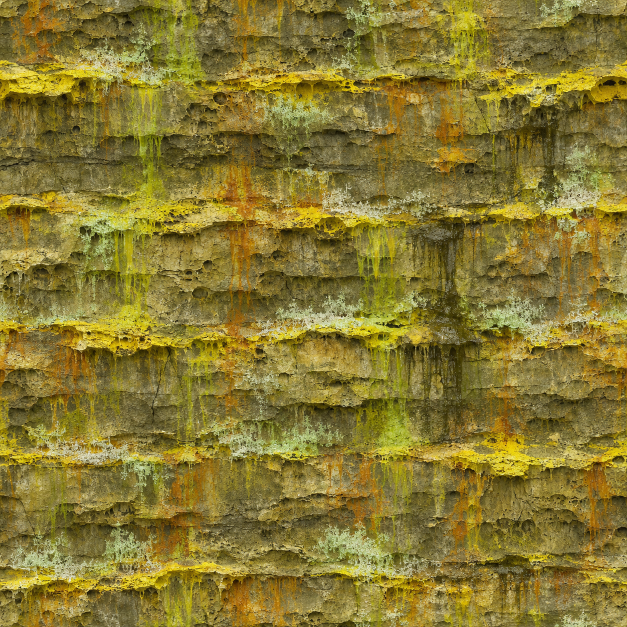
#> input picture art-source/voids/toxic/toxic-wall.png, 1254 x 1254 px, found by its file name (shown at 1/2 size); its folder holds only this picture in this run
$ python derive.py
#> lines starting #> are read from the running program, lines starting #| are printed output that depends on the picture
"""Derives the toxic gorge's shipped wall from its ImageGen masters (`voids.md`, toxic).

Each master is shrunk to 1024 px and its seams healed, so it repeats: a band along every edge is blended with
the master rolled by half its size, which runs on unbroken across that edge. Run from the repository root:

    python art-source/voids/toxic/derive.py
"""
import numpy as np
from PIL import Image

SRC = 'art-source/voids/toxic/'
OUT = 'mod/graphics/battle/voids/'
SIZE = 1024
# The width of the blended band along each edge, as a share of the side.
BAND = .07


def heal(rgb):
    h, w, _ = rgb.shape
#> h = 1024; w = 1024
    rolled = np.roll(np.roll(rgb, h // 2, axis=0), w // 2, axis=1)
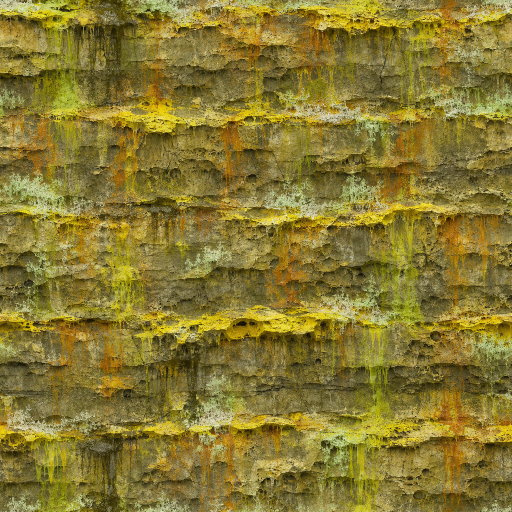
#> rolled: shape (1024, 1024, 3) float32 (shown at 1/2 size); mean of channels 0, 1, 2 135.3, 121, 49.4; drawn as R, G, B

    def ramp(n):
#> called with n = 1024
        t = np.arange(n, dtype=np.float32) / (n - 1)
#> t = 1024 values from 0 to 1
        edge = np.minimum(t, 1 - t) / BAND
        e = np.clip(edge, 0, 1)
        return e * e * (3 - 2 * e)

    keep = np.minimum.outer(ramp(h), ramp(w))[..., None]
    return rgb * keep + rolled * (1 - keep)
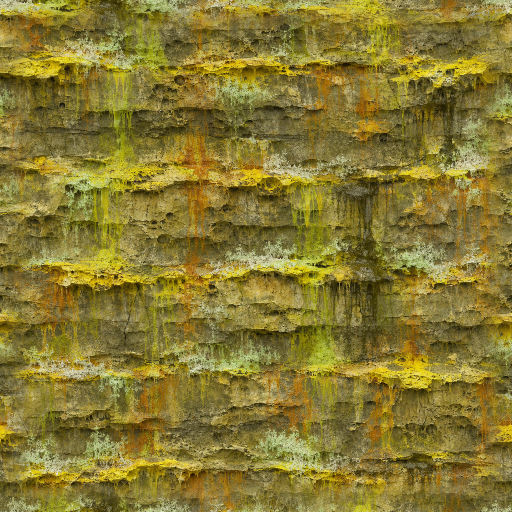
#> returned value: shape (1024, 1024, 3) float32 (shown at 1/2 size); mean of channels 0, 1, 2 135.2, 121.6, 50.1; drawn as R, G, B


def derive(name):
    img = Image.open(SRC + name + '.png').convert('RGB').resize((SIZE, SIZE), Image.LANCZOS)
    rgb = heal(np.asarray(img).astype(np.float32))
    Image.fromarray(np.clip(rgb, 0, 255).astype(np.uint8)).save(OUT + name + '.png', optimize=True)
    a = rgb
    inner = np.abs(a[:, 1:] - a[:, :-1]).mean()
#> inner = 13.73
    print(name, 'inner step %.1f, seam x %.1f, seam y %.1f'
          % (inner, np.abs(a[:, 0] - a[:, -1]).mean(), np.abs(a[0] - a[-1]).mean()))
#| toxic-wall inner step 13.7, seam x 13.7, seam y 20.5


if __name__ == '__main__':
    for n in ('toxic-wall',):
        derive(n)
